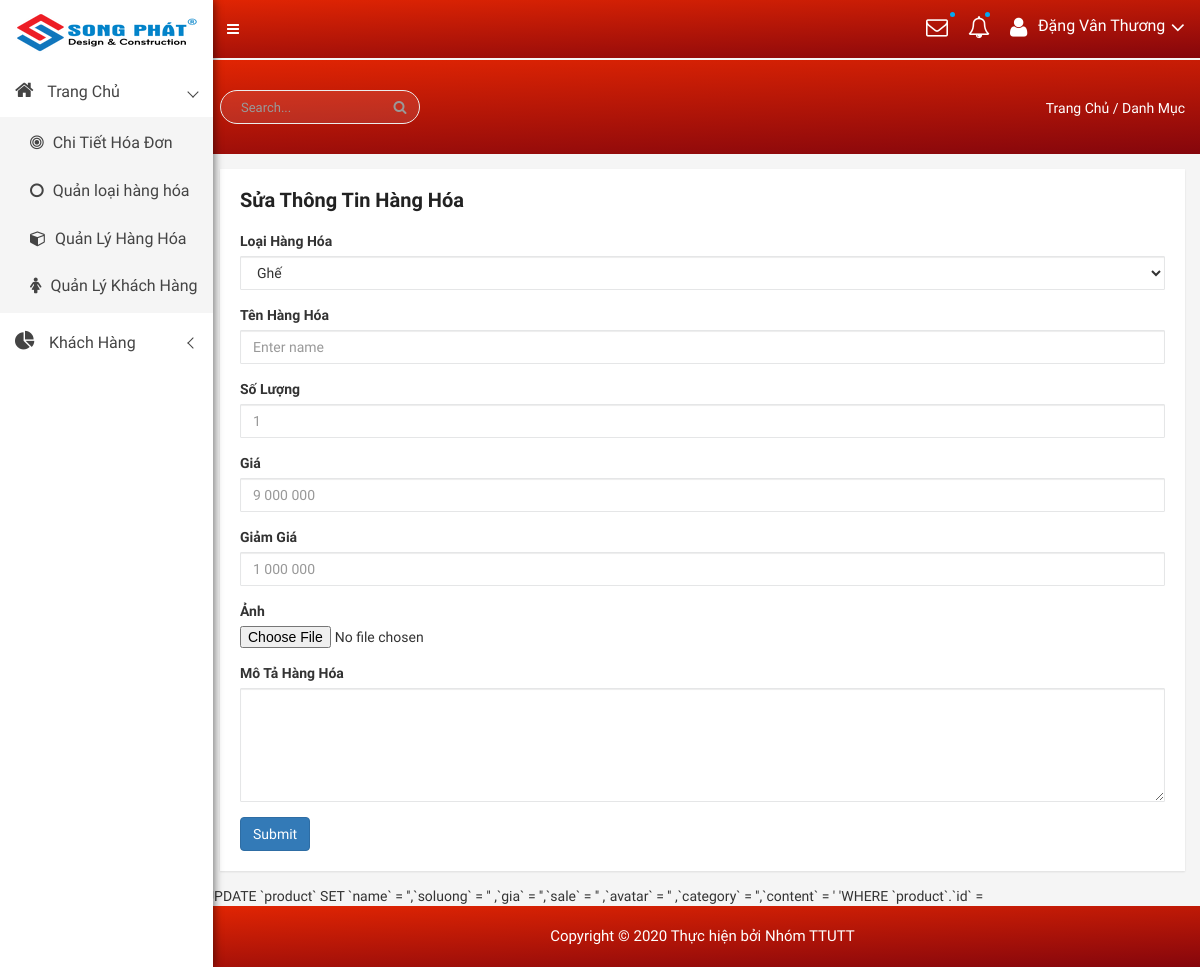
The app's page /admin/modules/product/edit.php, older data.
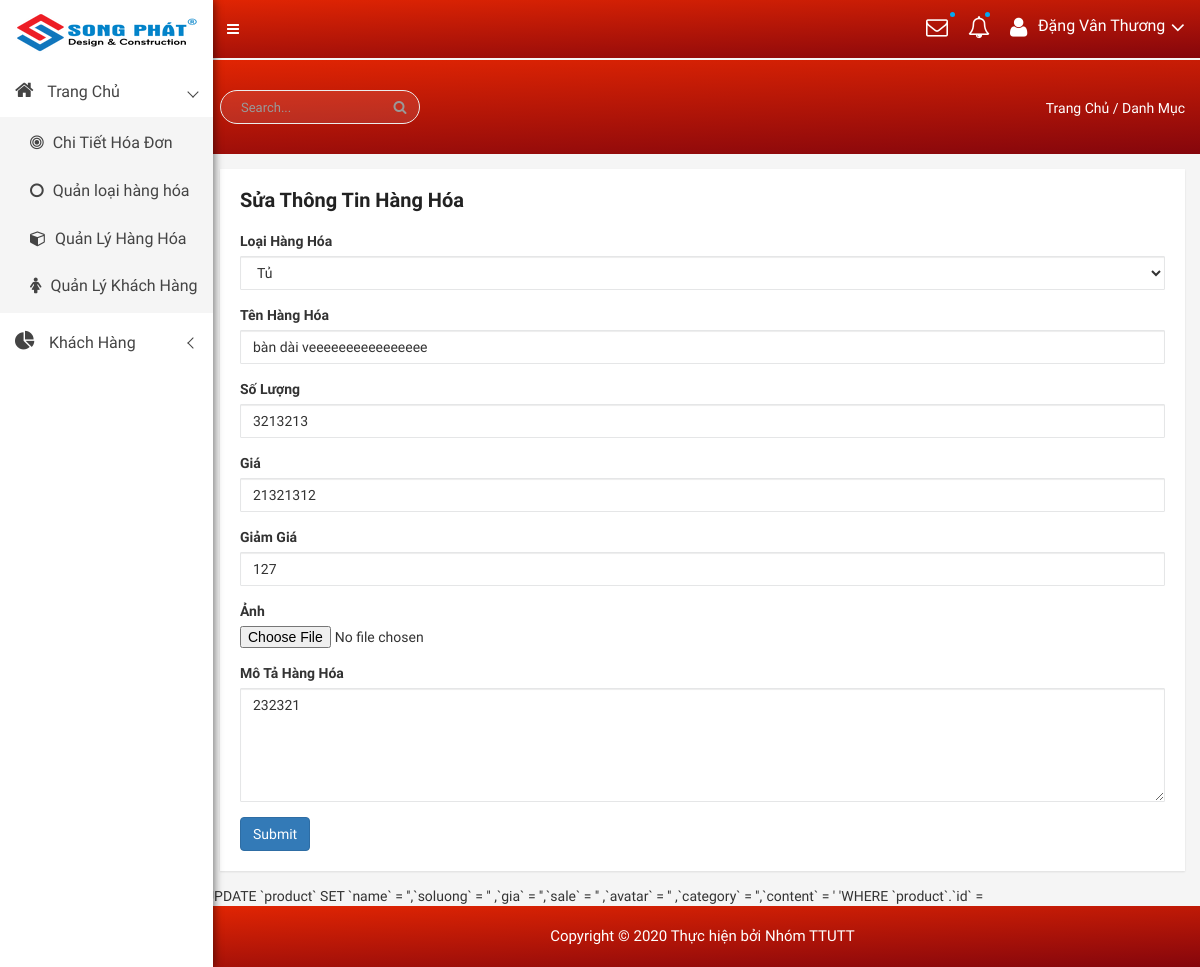
The same page, newer data.
### tables this page shows
CREATE TABLE `product` (
  `id` int(11) NOT NULL,
  `name` varchar(100) DEFAULT NULL,
  `slug` varchar(100) DEFAULT NULL,
  `soluong` int(11) NOT NULL DEFAULT 1,
  `gia` int(11) DEFAULT NULL,
  `sale` tinyint(4) DEFAULT 0,
  `avatar` varchar(100) DEFAULT NULL,
  `category` varchar(50) DEFAULT NULL,
  `content` text DEFAULT NULL,
  `created_at` timestamp NULL DEFAULT NULL,
  `updata_up` timestamp NULL DEFAULT NULL ON UPDATE current_timestamp()
);

CREATE TABLE `category` (
  `id` int(11) NOT NULL,
  `name` varchar(100) DEFAULT NULL,
  `home` tinyint(100) DEFAULT 0,
  `status` tinyint(4) DEFAULT 0,
  `created_at` timestamp NOT NULL DEFAULT current_timestamp(),
  `updated` timestamp NOT NULL DEFAULT current_timestamp() ON UPDATE current_timestamp()
);

### libraries/Database.php (called while the page is built, shortened)
<?php
class DataProvider
{
	public static function ExecuteQuery($sql)
	{
		try{
			$connection = mysqli_connect("localhost","root","", "giuaki");
			mysqli_query($connection, "set names 'utf8'");
			$result = mysqli_query($connection, $sql);
			return $result;
		}catch(Exception $ex)
		{
			return null;
		}
	}
}
?>

### admin/modules/product/edit.php (the view, shortened to what this page needs)
<?php require_once __DIR__ . "/../../layouts/header.php" ?>
<div class="product-status mg-tb-15">
    <div class="container-fluid">
        <div class="row">
            <div class="col-lg-12 col-md-12 col-sm-12 col-xs-12">
                <div class="product-status-wrap">
                    <h4>Sửa Thông Tin Hàng Hóa</h4>
                    <form action="" method="post" enctype="multipart/form-data">
                        <div class="form-group">
                        <?php
                           try {
                               $sql = "SELECT name, soluong, gia, sale, avatar, category, content FROM product";
                               $result = DataProvider::ExecuteQuery($sql);
                               $row = mysqli_fetch_array($result);
                           } catch (Exception $ex) {
                               echo "Không thể mở CSDL";
                           }
                           ?>
                            <label>Loại Hàng Hóa</label>
                            <select class="form-control form-control-lg" name="loaisp">
                                <?php
                                $dsLoaiSP = DataProvider::ExecuteQuery( "SELECT id, name FROM category");
                                while($loai = mysqli_fetch_array($dsLoaiSP)){ ?>
                                 <option value='<?php echo $loai['id']?>' <?php echo $row['category']==$loai['id'] ? "selected ='selected'" : ' ' ?>> <?php echo $loai['name'] ?> </option> ;
                                <?php }?>
                            </select>
                        </div>
                        <div class="form-group">
                            <label>Tên Hàng Hóa</label>
                            <input type="text" class="form-control" placeholder="Enter name" name="TenSP" <?php echo "value='{$row['name']}'"?>>
                        </div>
                        <div class="form-group">
                            <label>Số Lượng</label>
                            <input type="number" class="form-control" placeholder="1" name="soluong" <?php echo "value='{$row['soluong']}'"?>>
                        </div>
                        <div class="form-group">
                            <label>Giá</label>
                            <input type="number" class="form-control" placeholder="9 000 000" name="Gia"<?php echo "value='{$row['gia']}'"?>>
                        </div>
                        <div class="form-group">
                            <label>Giảm Giá</label>
                            <input type="number" class="form-control" placeholder="1 000 000" name="GiamGia"<?php echo "value='{$row['sale']}'"?>>
                        </div>
                        <div class="form-group">
                            <label for="exampleFormControlFile1">Ảnh</label>
                            <input type="file" class="form-control-file" id="exampleFormControlFile1" name="Hinh">
                        </div>
                        <div class="form-group">
                            <label for="exampleFormControlTextarea1">Mô Tả Hàng Hóa</label>
                            <textarea class="form-control" id="exampleFormControlTextarea1" rows="5" name="noidung"><?php echo "{$row['content']}"?></textarea>
                        </div>
                        <button type="submit" class="btn btn-primary">Submit</button>
                    </form>
                </div>
            </div>
        </div>
    </div>
</div>
<?php
if(@$_FILES['Hinh']['error'] == 0){
    if(move_uploaded_file(@$_FILES['Hinh']["tmp_name"], "img_product/".@$_FILES['Hinh']["name"]))
        {
            $sql = "UPDATE `product` SET `name` = '{$_REQUEST['TenSP']}',`soluong` = '{$_REQUEST['soluong']}' ,`gia` = '{$_REQUEST['Gia']}',`sale` = '{$_REQUEST['GiamGia']}' ,`avatar` = '{$_FILES['Hinh']['name']}' ,`category` = '{$_REQUEST['loaisp']}',`content` = '{$_REQUEST['noidung']} 'WHERE `product`.`id` = $id";
            echo $sql;
		}
}
require_once __DIR__ . "/../../layouts/footer.php" ?>

Row changes from the older to the newer data that the page shows:
added product: loaisp "Tủ", TenSP "bàn dài veeeeeeeeeeeeeeee", soluong "3213213", noidung "232321"
Text that changed along with them:
form field Gia: (not shown) → "21321312"
form field GiamGia: (not shown) → "127"
form field loaisp: "Ghế" → (not shown)
